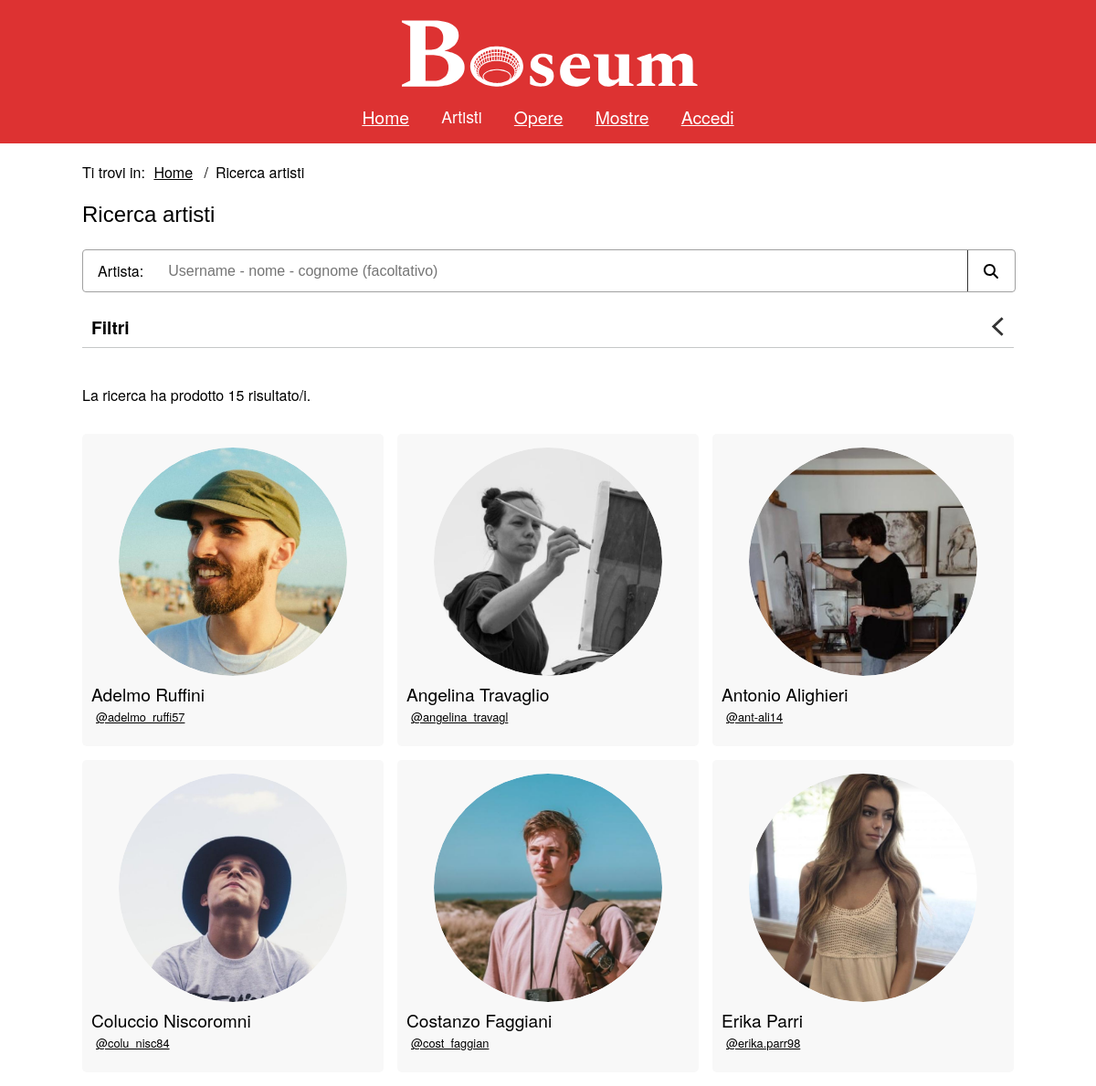
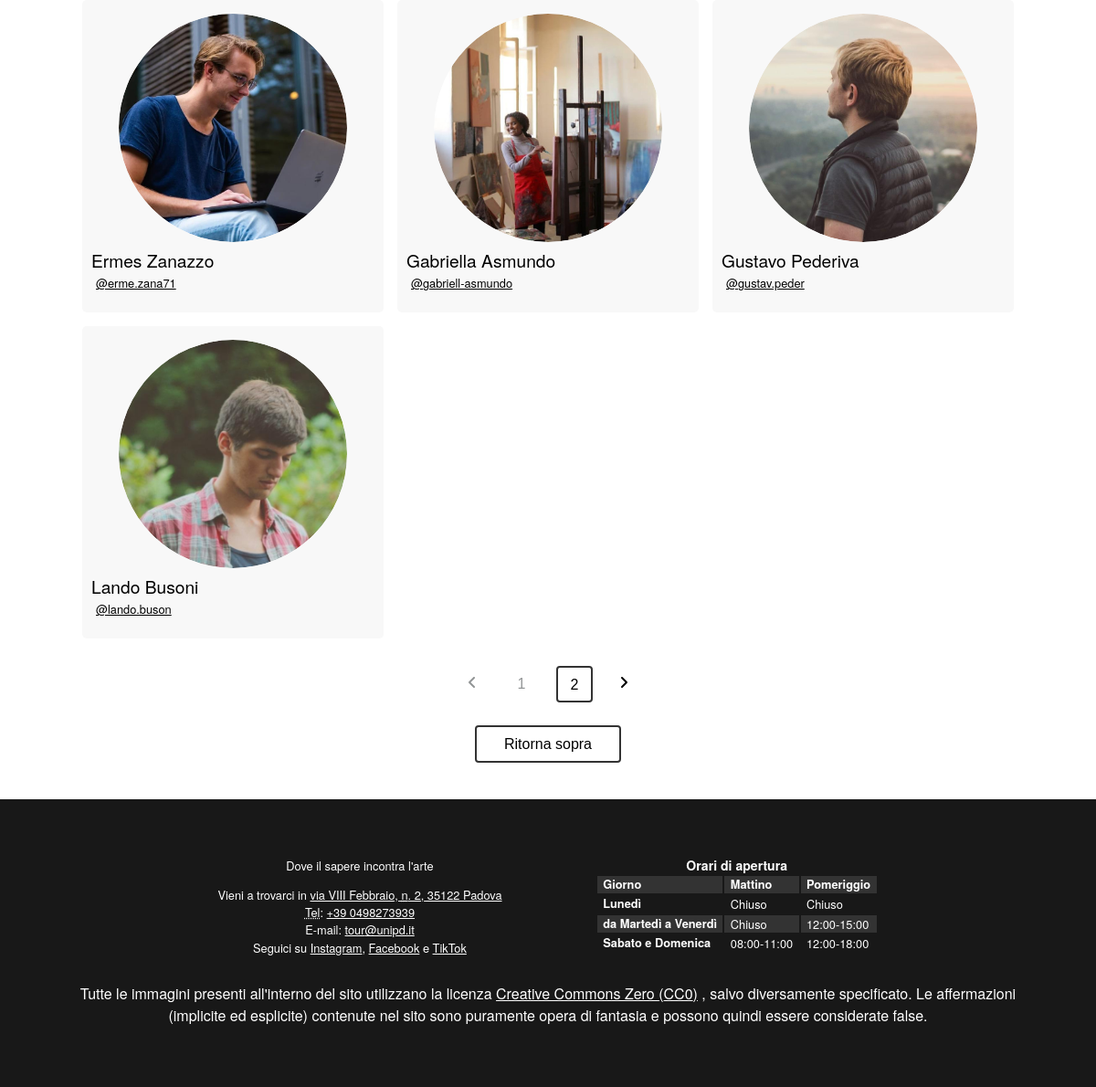
Screenshot of /php/artisti.php with the database file from the repository (2 pictures, top to bottom).
### tables this page shows
CREATE TABLE `Users` (
  `id` int(11) NOT NULL,
  `username` varchar(30) NOT NULL,
  `password` varchar(255) NOT NULL,
  `name` varchar(30) NOT NULL,
  `lastname` varchar(30) NOT NULL,
  `is_admin` tinyint(1) NOT NULL,
  `image` varchar(100) DEFAULT NULL,
  `birth_date` date DEFAULT NULL,
  `birth_place` varchar(30) DEFAULT NULL,
  `biography` varchar(1000) DEFAULT NULL,
  `experience` varchar(1000) DEFAULT NULL
);

### php/DBAccess.php (called while the page is built, shortened)
<?php
class DBAccess
{
    private $connection;
    public function openDBConnection()
    {
        try {
            $this->connection = mysqli_connect(
                self::HOST_DB,
                self::USERNAME,
                self::PASSWORD,
                self::DATABASE_NAME
            );
        } catch (\Exception $e) {
            return false;
        }
        return true;
    }
    public function getLabels()
    {
        $query = "SELECT * FROM Labels";
        $queryResult = mysqli_query($this->connection, $query) or DBAccess::errorDB(true);
        if (mysqli_num_rows($queryResult) != 0) {
            $result = array();
            while ($row = mysqli_fetch_array($queryResult, MYSQLI_ASSOC)) {
                $result[] = $row;
            }
            return $result;
        } else return null;
    }
    public function getArtistQuery($text = "", $time = "", $isPresentInArtshow = False, $labels = array())
    {
        $time_filter = "";
        $labels_filter = "";
        $present_in_artshow_filter = "";
        $query = "SELECT DISTINCT U1.id, U1.username, U1.name, U1.lastname, U1.image
                    FROM Users AS U1
                    JOIN (
                        SELECT DISTINCT Users.id
                        FROM (Users LEFT OUTER JOIN Artworks ON Users.id = Artworks.id_artist) LEFT OUTER JOIN ArtworkLabels ON Artworks.id = ArtworkLabels.id_artwork
                        WHERE (Users.username LIKE '%$text%' OR Users.name LIKE '%$text%' OR Users.lastname LIKE '%$text%')
                            AND NOT Users.is_admin
                            $time_filter
                            $labels_filter
                        ) AS QR ON U1.id = QR.id
                    $present_in_artshow_filter
                    ORDER BY U1.name";
        $queryResult = mysqli_query($this->connection, $query) or DBAccess::errorDB(true);
        if (mysqli_num_rows($queryResult) != 0) {
            $result = array();
            while ($row = mysqli_fetch_array($queryResult, MYSQLI_ASSOC)) {
                $result[] = $row;
            }
            return $result;
        } else return null;
    }
}

### php/artisti.php (the view, shortened to what this page needs)
<?php
require_once 'DBAccess.php';
require_once 'utils.php';
$isLoggedIn = isset($_SESSION['logged_id']);
$loginOrProfileTitle = $isLoggedIn ?
    "<a href=\"artista.php?id=" . $_SESSION['logged_id'] . "\"><span lang=\"en\">Account</span></a>" :
    "<a href=\"login.php\">Accedi</a>";
$connection = new DB\DBAccess();
$titleSearch = isset($_GET["title"]) ? $_GET["title"] : "";
$dateSearch = isset($_GET["date"]) ? $_GET["date"] : "";
$artshowSearch = isset($_GET["artshow"]) ? $_GET["artshow"] : "";
$labelSearch = array();
$labels = $connection->getLabels();
$labelsContainer = '';
if ($labels && sizeof($labels) > 0) {
    $labelsContainer = "<ul id=\"labels_list\">";
    foreach ($labels as $label) {
        $labelChecked = isset($_GET[$label['label']]) ? "checked" : "";
        $labelsContainer .= "
        <li>
            <input
                type=\"checkbox\"
                class=\"label_checkbox\"
                id=\"" . $label['label'] . "\"
                value=\"" . $label['label'] . "\"
                name=\"" . $label['label'] . "\"
                " . $labelChecked . ">
            <label for=\"" . $label['label'] . "\">" . ucfirst($label['label']) . "</label>
        </li>";
    }
    $labelsContainer .= "</ul>";
}
$artists = $connection->getArtistQuery($titleSearch, $dateSearch, $artshowSearch, $labelSearch);
$artshowChecked = $artshowSearch == "on" ? "checked" : "";
$artistContainer = "";
if ($artists and sizeof($artists) > 0) {
    $artistContainer = "<div class=\"artist_results_section\" id=\"paginated_section\">";
    foreach ($artists as $artist) {
        $id = $artist['id'];
        $username = $artist['username'];
        $name = $artist['name'];
        $lastname = $artist['lastname'];
        $profileImage = $artist['image'] ? $artist['image'] : '../assets/images/default_user.svg';
        $artistContainer .= "
            <div class=\"gallery_item\">
                <div class=\"artist_gallery_item\">
                    <div class=\"artist_gallery_item_image\">
                        <a
                            href=\"artista.php?id=" . $id . "\">
                            <img src=\"" . $profileImage . "\" alt=\"" . $name . " " . $lastname . "\">
                        </a>
                    </div>
                    <div class=\"artist_gallery_item_info\">
                        <div class=\"artist_gallery_item_title\">
                            <p title=\"" . $name . " " . $lastname . "\">" . $name . " " . $lastname . "</p>
                        </div>
                        <div class=\"artist_mini_preview_info\">
                            <a
                            aria-hidden=\"true\"
                            tabindex=\"-1\"
                            href=\"artista.php?id=" . $id . "\">" . $username . "</a>
                        </div>
                    </div>
                </div>
            </div>";
    }
    $artistContainer .= "</div>" . addPaginator();
}
$dateSearch = $dateSearch ? "value = \"$dateSearch\"" : "";
$artisti = file_get_contents("../templates/artisti.html");
$artisti = str_replace("{{login_or_profile_title}}", $loginOrProfileTitle, $artisti);
$artisti = str_replace("{{title}}", $titleSearch, $artisti);
$artisti = str_replace("{{date}}", $dateSearch, $artisti);
$artisti = str_replace("{{artshowChecked}}", $artshowChecked, $artisti);
$artisti = str_replace("{{labels}}", $labelsContainer, $artisti);
$artisti = str_replace("{{count}}", $artists ? sizeof($artists) : 0, $artisti);
$artisti = str_replace("{{results}}", $artistContainer, $artisti);
echo ($artisti);

### assets/CSS/mini.css (style rules this page uses)
header { display: flex; align-items: center; justify-content: space-between; }
header h1 { background-image: url("../images/logomini.png"); font-size: 3em; }
#menu { width: max-content; color: white; transition: transform 0.5s ease; z-index: 3; }
#menu nav { position: fixed; right: 0; top: 0; width: 100%; padding: 5em 0 3em 0; background: var(--headerBgColor); transform: translateY(-100%); transition: transform 0.5s ease; }
#menu nav ul { flex-direction: column; align-items: center; margin: auto; }
#menu nav ul li { padding-bottom: 15px; }
#menu nav a { visibility: hidden; }
footer { flex-wrap: wrap-reverse; }
footer div { padding: 2em 1em; }
.gallery_item { margin-top: 2em; max-width: unset; }

### assets/CSS/print.css (style rules this page uses)
html { padding: 0.5cm; }
#menu { display: none; }
.breadcrumb, .breadcrumb li { display: inline; list-style: none; }
.breadcrumb li:after { content: "/"; padding: 1em; }
footer { margin-top: 2cm; }
#infofoot { border: 1px solid black; border-radius: 10px; text-align: center; font-size: 0.8em; }
#listinfofoot { list-style: none; }
#orariofoot { display: none; }
.artist_gallery_item { padding: 0.5cm 0 0.5cm; display: flex; flex-direction: row; }
.artist_gallery_item_image img { width: auto; height: 3cm; }
.gallery_item { padding: 0.5cm 0 0.5cm; display: flex; flex-direction: row; }
.artist_results_section .gallery_item { display: inline-block; margin-right: 0.5cm; width: 8cm; }
.artist_results_section .gallery_item .artist_gallery_item { padding: 0.5cm; border: 0.5px solid grey; }
.artist_gallery_item_info { margin-left: 0.5cm; width: 3cm; display: flex; flex-direction: column; }
.artist_gallery_item_title, .artist_mini_preview_info { display: flex; }

### rows the page displays
users: image (picture), name "Adelmo", lastname "Ruffini", username "adelmo_ruffi57"
users: image (picture), name "Angelina", lastname "Travaglio", username "angelina_travagl"
users: image (picture), name "Antonio", lastname "Alighieri", username "ant-ali14"
users: image (picture), name "Coluccio", lastname "Niscoromni", username "colu_nisc84"
users: image (picture), name "Costanzo", lastname "Faggiani", username "cost_faggian"
users: image (picture), name "Erika", lastname "Parri", username "erika.parr98"
users: image (picture), name "Ermes", lastname "Zanazzo", username "erme.zana71"
users: image (picture), name "Gabriella", lastname "Asmundo", username "gabriell-asmundo"
users: image (picture), name "Gustavo", lastname "Pederiva", username "gustav.peder"
users: image (picture), name "Lando", lastname "Busoni", username "lando.buson"
